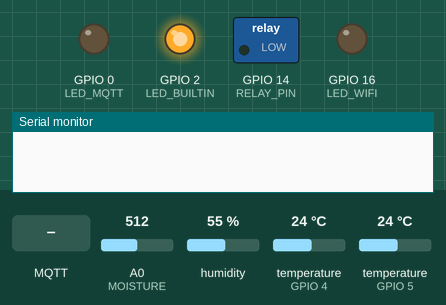
The sketch below on a simulated ESP8266 (NodeMCU). On the bench: switched loads named in the sketch (green lamp = pin HIGH), output pins drawn as LEDs (lit = HIGH, except the on-board LED, lit = LOW), the last lines printed to the serial monitor. The test bench sets the inputs (shaded band); at power-on: A0 (MOISTURE) = 512, humidity 55 %, temperature (sensors on GPIO 4, GPIO 5) 24 °C. WiFi joins after 1.5 s; servers stay silent unless stated; network time is answered at once with the bench clock; the local clock reads 2024-03-15 10:24:30 at power-on unless the sketch sets it; storage starts empty; random numbers use the default seed unless the sketch sets one; no MQTT or app messages arrive unless stated.

Above: at 0.1 s.
At 5.4 s:
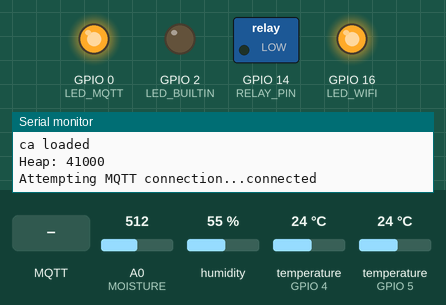
5.5 s: MQTT message "1" arrives on the first subscribed topic
7.0 s: MQTT message "on" arrives on the first subscribed topic
8.5 s: MQTT message "off" arrives on the first subscribed topic
At 30.5 s:
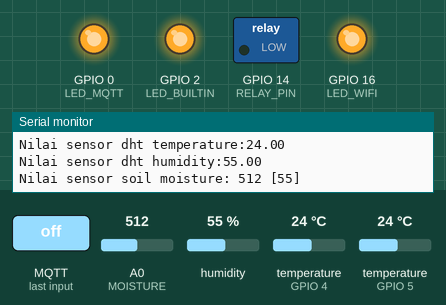
Timing chart, 0 to 61.6 s (numbered marks = the images above; inputs shaded):
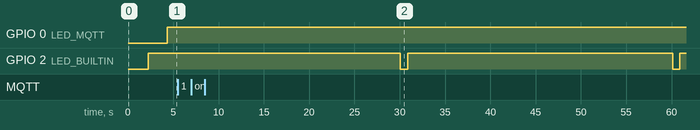

Measured:
- by itself, GPIO 2 (LED_BUILTIN): alternates HIGH for 29.3 s and LOW for 0.79 s

The sketch:

Project.ino
```cpp
#include "FS.h"
#include <ESP8266WiFi.h>
#include <PubSubClient.h>
#include <NTPClient.h>
#include <WiFiUdp.h>
#include <ArduinoJson.h>

#include <DHT.h>
#include <PubSubClient.h>
#include <OneWire.h>
#include <DallasTemperature.h>

#define DHTTYPE DHT11
#define DHTPin 4      // D2
#define SOIL_TEMPERATURE 5 // D1

#define MOISTURE A0  // ADC0

#define RELAY_PIN 14    // D5

#define LED_WIFI 16    // D0
#define LED_MQTT 0    // D3


#define wifi_ssid "wifi_name" // Wifi Name
#define wifi_password "12345678" // Wifi Password

#define mqtt_server "mqtt.eclipse.org" // Mqtt address
#define mqtt_port 8883 // Mqtt Port
#define mqtt_username "mqtt_user" // Mqtt User
#define mqtt_password "mqtt_password" // Mqtt Password

WiFiUDP ntpUDP;
NTPClient timeClient(ntpUDP, "pool.ntp.org");

BearSSL::WiFiClientSecure espClient;
PubSubClient client(espClient);
DHT dht(DHTPin, DHTTYPE);

OneWire soilTempWire(SOIL_TEMPERATURE);
DallasTemperature soilTemp(&soilTempWire);

/*
 * Set NodeMCU Token
 */
const String mcu_token = "SAMPLE_TOKEN";

/*
 * MQTT subscribe topic
 * Do not change this
 */
const String humidity_topic = "sensor.dht.humidity/" + mcu_token;
const String temperature_topic = "sensor.dht.temperature/" + mcu_token;
const String soil_moisture_topic = "sensor.soil.moisture/" + mcu_token;
const String soil_temperature_topic = "sensor.soil.temperature/" + mcu_token;
const String action_topic = "esp.action/" + mcu_token;

/*
 * Current dht-11 data
 * Do not change this
 */
float Temperature;
float Humidity;

/*
 * Set a condition of soil-moisture
 */
const int AirValue = 850;
const int WaterValue = 250;

/*
 * Current soil-moisture data
 * Do not change this
 */
int soilMoistureValue = 0;
int soilmoisturepercent = 0;

/*
 * Current relay status
 * Do not change this
 */
boolean isRelayRunning = false;

/*
 * Current relay active
 * Do not change this
 */
int currentRelayTimer = 0;

/*
 * Set maximum attemp wifi or mqtt disconnect into restart devices
 */
const int maxAttemp = 3;

/*
 * Current maximum attemp wifi or mqtt disconnect
 * Do not change this
 */
int currentAttemp = 0;

/*
 * Set a unique NodeMCU connect ID in MQTT Broker
 */
String clientId = "ESP8266Client-" + String(random(0xffff), HEX);

// Looping check
long lastMsg = 0;

/*
 * Set duration pump active
 */
const int RELAY_MAX_ACTIVE = 60 * 1000; // 60 seconds

/*
 * Set interval nodemcu collect a data sensor and send them into MQTT Broker
 */
const int MQTT_COLLECT_SEND = 30 * 1000; // 30 seconds

/*
 * Set looping Arduino function
 */
const int LOOP_DELAY = 100; // 0.1 second

/*
 * Storing a pumping action data
 * Do not change anything this
 */
int ACTION_DATA[2] = {0, 0};

void callback(char* topic, byte* payload, unsigned int length) {
  boolean isError = false;
  String fullPayloadJSON = String((char*)payload);

  Serial.print("Message arrived [");
  Serial.print(topic);
  Serial.print("] ");
  for (int i = 0; i < length; i++) {
    Serial.print((char)payload[i]);
  }
  Serial.println();

  StaticJsonDocument<128> docJSON;

  DeserializationError error = deserializeJson(docJSON, fullPayloadJSON);
  if (error) {
    isError = true;
    Serial.print(F("deserializeJson() failed: "));
    Serial.println(error.f_str());
  }

  if (!isError) {
    int dataAction = docJSON["data"][0];
    int dataFrom = docJSON["data"][1];

    ACTION_DATA[0] = dataAction;
    ACTION_DATA[1] = dataFrom;

    if (dataAction == 1) {
      Serial.println("Relay: Trigger");
      if (!isRelayRunning) {
        isRelayRunning = true;
        digitalWrite(RELAY_PIN, HIGH);
        currentRelayTimer = 0;
      } else {
        Serial.println("Relay: Already trigger");
      }
    } else if (dataAction == 2) {
      if (isRelayRunning) {
        Serial.println("Relay: Forced turn off");
        digitalWrite(RELAY_PIN, LOW);
        isRelayRunning = false;
        currentRelayTimer = 0;

        int actionParam[2] = {0, ACTION_DATA[1]};
        client.publish(String(action_topic).c_str(), String(generateJSONPayload(action_topic, actionParam)).c_str());
      }
    }

  }

  Serial.print("Heap: "); Serial.println(ESP.getFreeHeap());
  Serial.println();
}

void setup() {

  pinMode(LED_BUILTIN, OUTPUT);

  pinMode(LED_WIFI, OUTPUT);
  pinMode(LED_MQTT, OUTPUT);

  pinMode(RELAY_PIN, OUTPUT);

  Serial.begin(115200);
  //  Serial.setDebugOutput(true);
  dht.begin();
  soilTemp.begin();
  delay(700);
  pinMode(DHTPin, INPUT);
  pinMode(SOIL_TEMPERATURE, INPUT);
  pinMode(MOISTURE, INPUT);

  setupWifi();
  espClient.setInsecure();
  client.setServer(mqtt_server, mqtt_port);
  client.setCallback(callback);

  digitalWrite(LED_BUILTIN, HIGH);

  delay(1000);
  if (!SPIFFS.begin()) {
    Serial.println("Failed to mount file system");
    return;
  }

  Serial.print("Heap: "); Serial.println(ESP.getFreeHeap());

  // Load CA file
  File ca = SPIFFS.open("/ca.der", "r"); //replace ca eith your uploaded file name
  if (!ca) {
    Serial.println("Failed to open ca ");
  } else {
    Serial.println("Success to open ca");
  }
  delay(1000);
  if (espClient.loadCACert(ca)) {
    Serial.println("ca loaded");
  } else {
    Serial.println("ca failed");
  }

  Serial.print("Heap: "); Serial.println(ESP.getFreeHeap());
  Serial.println();
}

void setupWifi() {
  //  WiFi.mode(WIFI_OFF);
  //  delay(1000);
  //  WiFi.mode(WIFI_STA);
  WiFi.disconnect();

  //  espClient.setBufferSizes(512, 512);

  WiFi.begin(wifi_ssid, wifi_password);

  Serial.print("Connecting wifi");
  while (WiFi.status() != WL_CONNECTED) {
    delay(500);
    Serial.print(".");

    digitalWrite(LED_WIFI, LOW);
  }
  Serial.println();

  Serial.print("Connected to ");
  Serial.println(wifi_ssid);
  Serial.print("IP address: ");
  Serial.println(WiFi.localIP());
  Serial.println();
  digitalWrite(LED_WIFI, HIGH);


  timeClient.begin();
  while (!timeClient.update()) {
    timeClient.forceUpdate();
  }
  espClient.setX509Time(timeClient.getEpochTime());
}


void reconnect() {
  digitalWrite(LED_MQTT, LOW);
  // Loop until we're reconnected
  while (!client.connected()) {

    Serial.print("Attempting MQTT connection...");
    if (client.connect(clientId.c_str(), mqtt_username, mqtt_password)) {
      //        if (client.connect(clientId.c_str())) {
      Serial.println("connected");
      Serial.println();
      client.subscribe(String(action_topic).c_str());

      digitalWrite(LED_MQTT, HIGH);
    } else {
      currentAttemp++;
      if (currentAttemp >= maxAttemp) {
        Serial.print("failed, rc=");
        Serial.print(client.state());
        Serial.println(" restarting ESP");
        restartESP();
      } else {
        Serial.print("failed, rc=");
        Serial.print(client.state());
        Serial.println(" try again in 5 seconds");

        char buf[256];
        espClient.getLastSSLError(buf, 256);
        Serial.print("WiFiClientSecure SSL error: ");
        Serial.println(buf);
      }
      delay(5000);
    }
  }
}

void restartESP() {
  WiFi.forceSleepBegin();
  wdt_reset();
  ESP.restart();
  while (1) wdt_reset();
}

String generateJSONPayload(String topic, int value) {
  return "{\"pattern\": \"" + String(topic) + "\", \"data\": " + value + "}";
}

String generateJSONPayload(String topic, float value) {
  return "{\"pattern\": \"" + String(topic) + "\", \"data\": " + value + "}";
}

String generateJSONPayload(String topic, int value[2]) {
  return "{\"pattern\": \"" + String(topic) + "\", \"data\": [" + value[0] + "," + value[1] + "]}";
}

// the loop function runs over and over again forever
void loop() {

  if (!client.connected()) {
    reconnect();
  }
  client.loop();

  if (isRelayRunning) {
    currentRelayTimer += LOOP_DELAY;

    if (currentRelayTimer >= RELAY_MAX_ACTIVE) {
      Serial.println("Relay: Turn off");
      digitalWrite(RELAY_PIN, LOW);
      isRelayRunning = false;

      int actionParam[2] = {0, ACTION_DATA[1]};
      client.publish(String(action_topic).c_str(), String(generateJSONPayload(action_topic, actionParam)).c_str());
      currentRelayTimer = 0;
    }
  }

  long now = millis();
  if (now - lastMsg > MQTT_COLLECT_SEND) {
    lastMsg = now;

    digitalWrite(LED_BUILTIN, LOW);

    float newTemp = dht.readTemperature();
    if (!isnan(newTemp)) {
      Serial.print("Nilai sensor dht temperature:");
      Serial.println(String(newTemp).c_str());
      client.publish(String(temperature_topic).c_str(), String(generateJSONPayload(temperature_topic, newTemp)).c_str());
    } else {
      Serial.print("Sensor dht temperature tidak valid:");
      Serial.println(String(newTemp).c_str());
    }

    float newHum = dht.readHumidity();
    if (!isnan(newHum)) {
      Serial.print("Nilai sensor dht humidity:");
      Serial.println(String(newHum).c_str());
      client.publish(String(humidity_topic).c_str(), String(generateJSONPayload(humidity_topic, newHum)).c_str());
    } else {
      Serial.print("Sensor read dht humidity tidak valid:");
      Serial.println(String(newHum).c_str());
    }

    soilMoistureValue = analogRead(MOISTURE);
    soilmoisturepercent = map(soilMoistureValue, AirValue, WaterValue, 0, 100);
    if (soilmoisturepercent >= 0 && soilmoisturepercent <= 100) {
      Serial.print("Nilai sensor soil moisture: ");
      Serial.print(String(soilMoistureValue).c_str());
      Serial.print(" [");
      Serial.print(String(soilmoisturepercent).c_str());
      Serial.println("]");
      client.publish(String(soil_moisture_topic).c_str(), String(generateJSONPayload(soil_moisture_topic, soilmoisturepercent)).c_str());
    } else {
      Serial.print("Sensor soil moisture tidak valid:");
      Serial.print(String(soilMoistureValue).c_str());
      Serial.print(" [");
      Serial.print(String(soilmoisturepercent).c_str());
      Serial.println("]");
    }

    soilTemp.requestTemperatures();
    float valueSoilTemp = soilTemp.getTempCByIndex(0);
    if (!isnan(valueSoilTemp) && valueSoilTemp > -127) {
      Serial.print("Nilai sensor soil temperature:");
      Serial.println(String(valueSoilTemp).c_str());
      client.publish(String(soil_temperature_topic).c_str(), String(generateJSONPayload(soil_temperature_topic, valueSoilTemp)).c_str());
    } else {
      Serial.print("Sensor soil temp tidak valid:");
      Serial.println(String(valueSoilTemp).c_str());
    }
    Serial.print("Heap: "); Serial.println(ESP.getFreeHeap());

    Serial.println();

    digitalWrite(LED_BUILTIN, HIGH);
  }

  delay(LOOP_DELAY);
}
```
